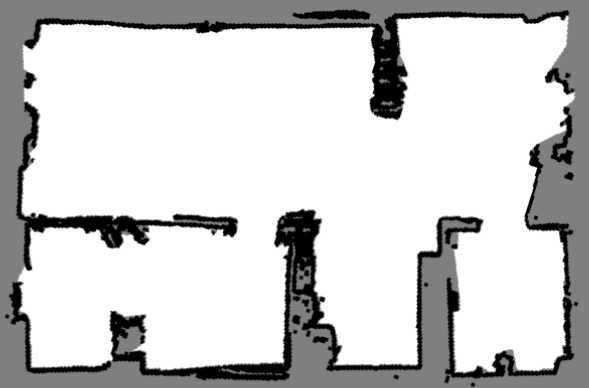
#> input picture test_images/test.png, 589 x 388 px
$ python occ2qua.py
#> lines starting #> are read from the running program, lines starting #| are printed output that depends on the picture; after the words box and inside, x2 and y2 are one past the last pixel; in counts of white or black regions, pixels touching at a corner belong together
import cv2
import matplotlib.pyplot as plt
import numpy as np

import time

################################################################################
################################################################################
################################################################################
class Node:
    def __init__(self, idx, rmin,rmax, cmin,cmax,
                 image, depth_max=10, resolution=10):
        ''''''
        self.bounds = [rmin,rmax , cmin,cmax]
        self.idx = idx

        dep = len(idx) <= depth_max
        occ = image[rmin:rmax-1 , cmin:cmax-1].sum() > 0
        res = ((cmax-cmin)//2)>resolution and ((rmax-rmin)//2)>resolution

        r_half, c_half = (rmax - rmin)//2 , (cmax - cmin)//2

        if dep and occ and res:
            self.children = ( Node(idx+'0', rmin,rmin+r_half, cmin,cmin+c_half, image, depth_max, resolution),
                              Node(idx+'1', rmin,rmin+r_half, cmin+c_half,cmax, image, depth_max, resolution),
                              Node(idx+'2', rmin+r_half,rmax, cmin,cmin+c_half, image, depth_max, resolution),
                              Node(idx+'3', rmin+r_half,rmax, cmin+c_half,cmax, image, depth_max, resolution))
        else:
            self.children = ()
            # print (idx)

    # def __call__(self, image): print('call function')

    ########################################
    def is_point_inside(self,r,c):
        return self.idx if (rmin<r<rmax and cmin<c<cmax) else False

    ########################################
    def get_boundary_lines(self,):
        pass

################################################################################
class QuadTree:
    def __init__(self, image,
                 depth_max=10, resolution=10,
                 thr1=100,thr2=255 ):

        self.depth_max = depth_max
        self.resolution = resolution

        self.img = image
        ret, self.img_bin = cv2.threshold(img, thr1, thr2, cv2.THRESH_BINARY_INV)

        h, w = image.shape

        self.node = Node('0', 0,h , 0,w, self.img_bin, depth_max, resolution)


################################################################################
def extract_end_node (node):
    '''
    '''
    end_nodes = []

    if len(node.children) == 0:
        end_nodes.append(node)
    else:
        for n in node.children:
            end_nodes.extend( extract_end_node(n) )

    return end_nodes

################################################################################
def bounds2lines (bounds):
    '''
    takes the boundary of a rectangle in column-row coordinates
    returns line-segments (pairs of points) in x-y coordinates
    '''
    [rmin,rmax , cmin,cmax] = bounds
    return (((cmin, rmin), (cmin, rmax)),
            ((cmin, rmax), (cmax, rmax)),
            ((cmin, rmin), (cmax, rmin)),
            ((cmax, rmin), (cmax, rmax)))


################################################################################
################################################################################
################################################################################
'''
If I use the points, it will be extendable to pointset
# Y, X = np.where(img==0)


If I use the image value, it will be extendable to multi-color image
'''

########## load image - extract occupancy
filename = 'test_images/test.png'
img = np.flipud( cv2.imread( filename, cv2.IMREAD_GRAYSCALE) )
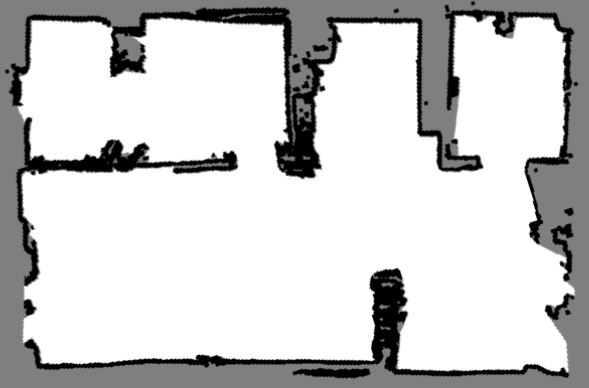
#> img: shape (388, 589); min 0, max 255, mean 204.1


tic = time.time()
qt = QuadTree(img, depth_max=6, resolution=1)
#> in __init__, `ret, self.img_bin = cv2.threshold(img, thr1, thr2, cv2.THRESH_BINARY_I..`:
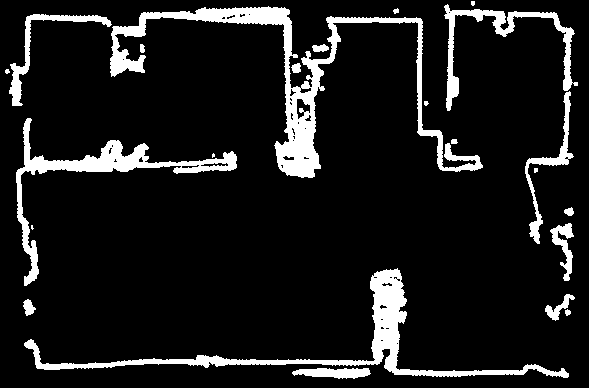
#> self.img_bin: shape (388, 589); 10.6% white; 23 white regions (6 under 20 px), largest, box (x1, y1, x2, y2) and area: (110, 6, 483, 178) 8430, (24, 268, 569, 378) 5551, (16, 118, 237, 286) 3954
#> in __init__, `ret, self.img_bin = cv2.threshold(img, thr1, thr2, cv2.THRESH_BINARY_I..`: ret = 100
#> in __init__, `occ = image[rmin:rmax-1 , cmin:cmax-1].sum() > 0`: occ = True
# qt = QuadTree(img, depth_max=10, resolution=10)
# qt = QuadTree(img, depth_max=9, resolution=1)
print('time to complete: {:.5f}'.format(time.time()-tic))
# lines = [bounds2lines(en.bounds) for en in extract_end_node(qt.node)]
# print('number of end nodes: {:d}'.format(len(lines)))

# since I just want the lines for plotting, use set to remove duplicates
lines = list(set([l for en in extract_end_node(qt.node) for l in bounds2lines(en.bounds)]))
#> the loop in extract_end_node, `for n in node.children:` made 4 passes
#> after the loop in extract_end_node, `for n in node.children:`: end_nodes = 1567 items
#> in bounds2lines, `[rmin,rmax , cmin,cmax] = bounds`: rmin = 0; rmax = 12; cmin = 0; cmax = 18
#> lines = 3832 items
print('number of end nodes: {:d}'.format(len(lines)))
#| number of end nodes: 3832

################################################################################
####################################################################### plotting
################################################################################
if 1:
    max_size = 12
    h, w = img.shape
#> h = 388; w = 589
    H,W = [max_size, (float(w)/h)*max_size] if (h > w) else [(float(h)/w)*max_size, max_size]
#> H = 7.9; W = 12
    fig, axes = plt.subplots(1,1, figsize=(W, H))

    if 0:
        # plot lines with matplotlib - vector quality for print
        axes.imshow(img, cmap='gray', alpha=1, interpolation='nearest', origin='lower')
        for l in lines: axes.plot( [l[0][0], l[1][0]], [l[0][1], l[1][1]], 'b-')

    else:
        # plot lines with opencv - way faster
        img_cv = np.stack([img for _ in range(3)], axis=2)
        for l in lines: cv2.line(img_cv, l[0], l[1], (0,0,255), 1)
#> this loop made 3832 passes
#> l on passes 1 to 3: ((294, 36), (294, 42)), ((515, 157), (515, 163)), ((294, 90), (294, 97))
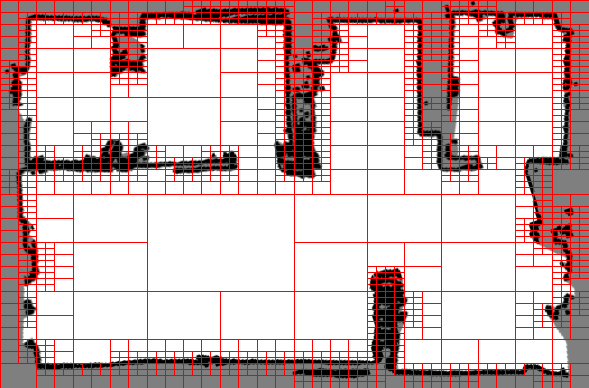
#> img_cv: shape (388, 589, 3); mean of channels 0, 1, 2 182.7, 182.7, 215.5; drawn as B, G, R
        axes.imshow(img_cv, alpha=1, interpolation='nearest', origin='lower')

    # axes.plot(X,Y, 'r,')

    axes.axis('off')
    plt.tight_layout()
    plt.show()


################################################################################
################################################################### gif generate
################################################################################
# for d in range(10):
#     qt = QuadTree(img, depth_max=d, resolution=1)
#     lines = list(set([l for en in extract_end_node(qt.node)
#                       for l in bounds2lines(en.bounds)]))
#     img_cv = np.stack([img for _ in range(3)], axis=2)
#     for l in lines: cv2.line(img_cv, l[0], l[1], (0,0,255), 1)
#     cv2.imwrite('qt_depth0{:d}.png'.format(d), np.flipud(img_cv))
# # convert -delay 20 -loop 0 *.png quadtree.gif
